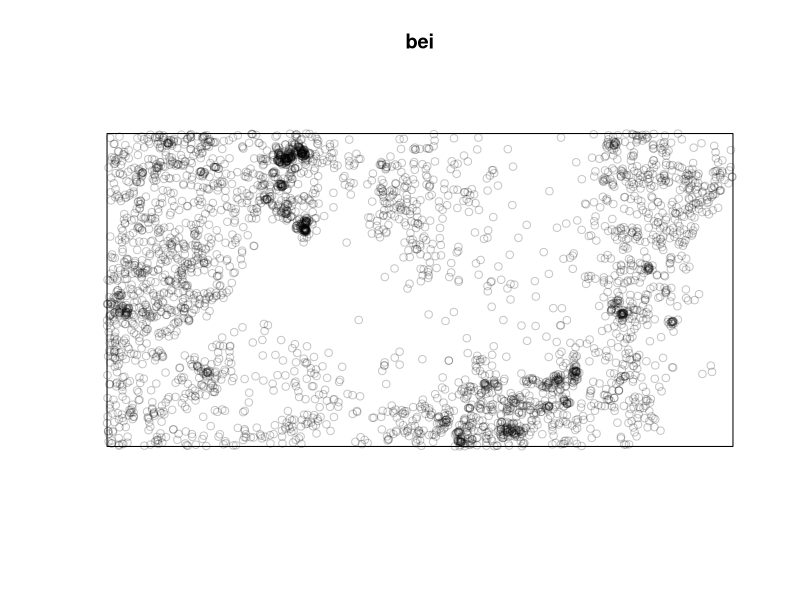
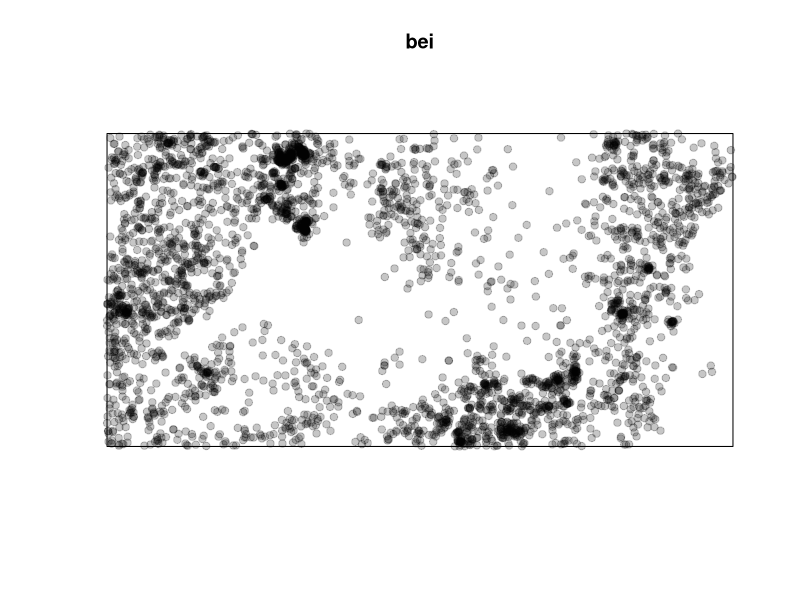
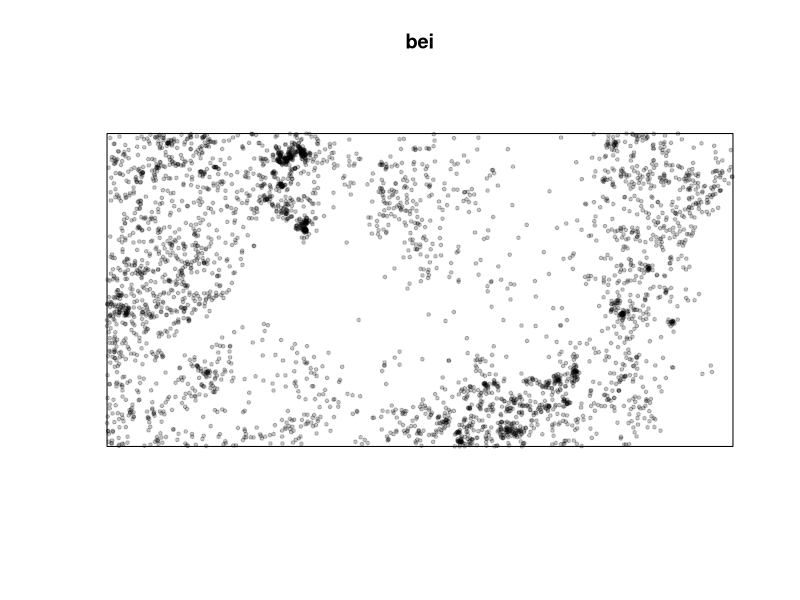
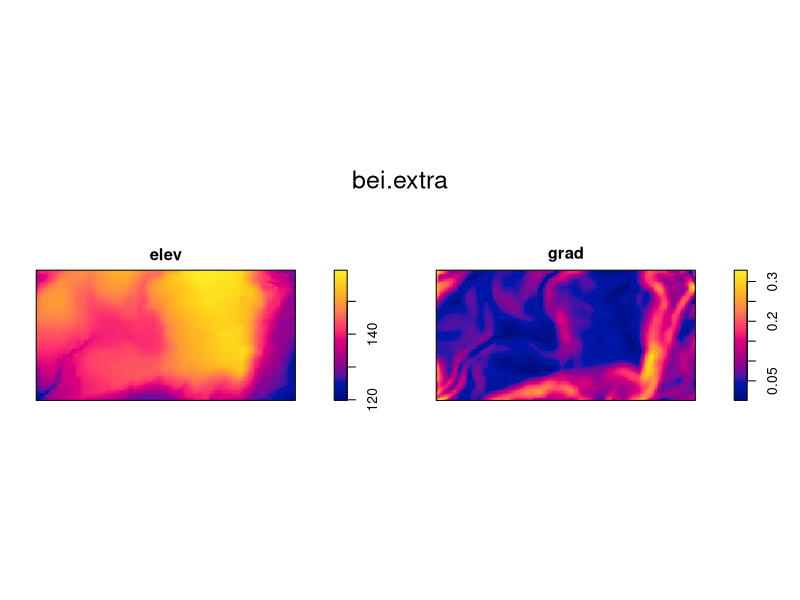
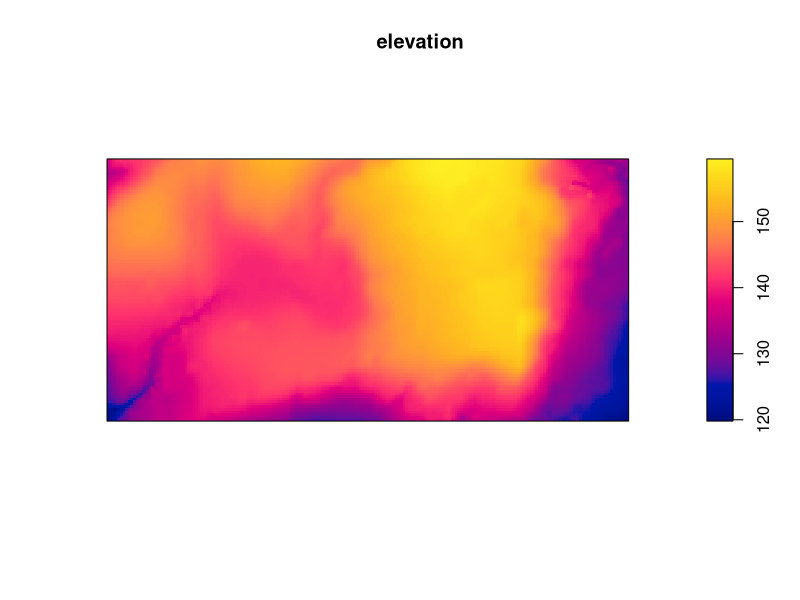
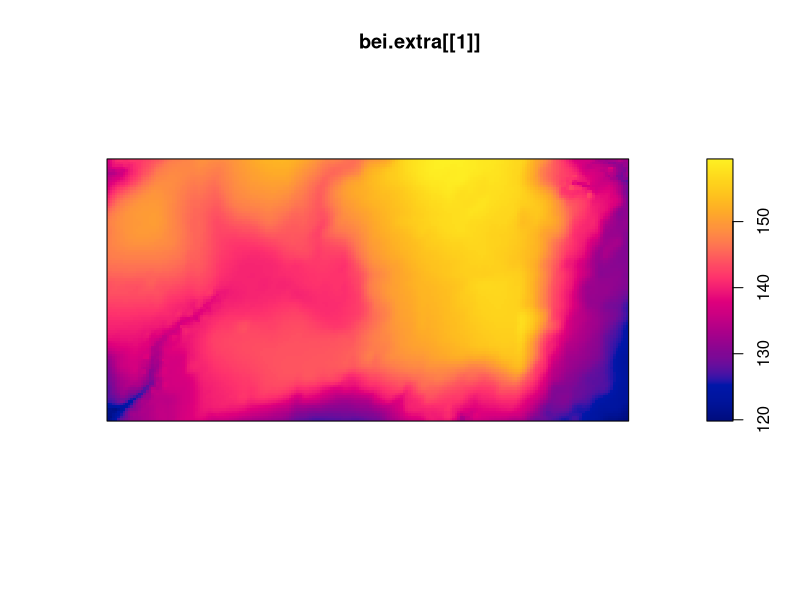
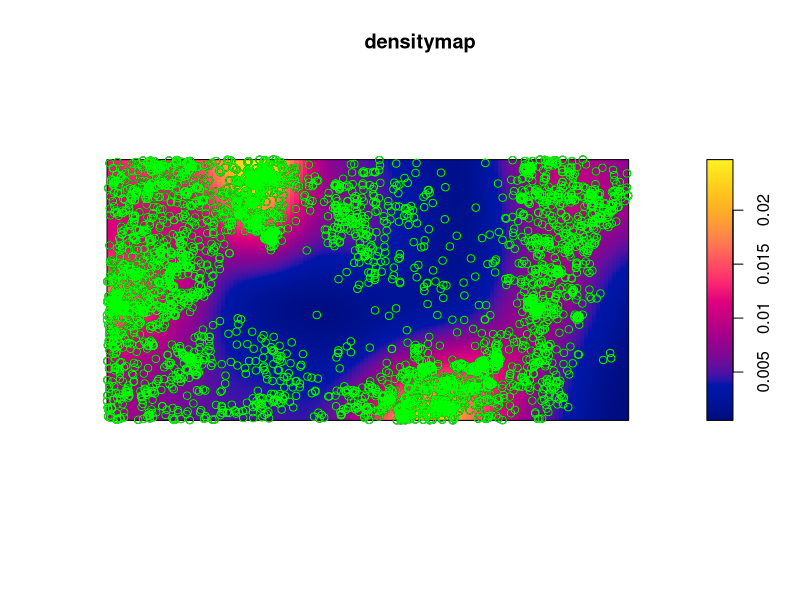

The R script that drew these images, in order:
# How to calculate the density of individuals in a population 

# Installing the spatstat package
install.packages("spatstat")

#Recalling the package
library(spatstat)

#dataset
bei

plot(bei)
plot(bei, pch=19)
plot(bei, pch=19, cex=.5)

bei.extra
plot(bei.extra)

#Extracting data
elevation <- bei.extra$elev
plot(elevation)

elevation <- bei.extra[[1]]
plot(bei.extra[[1]])

#Density map starting from points
densitymap <- density(bei)
densitymap
plot(densitymap)
points(bei)
points(bei, col="green")
